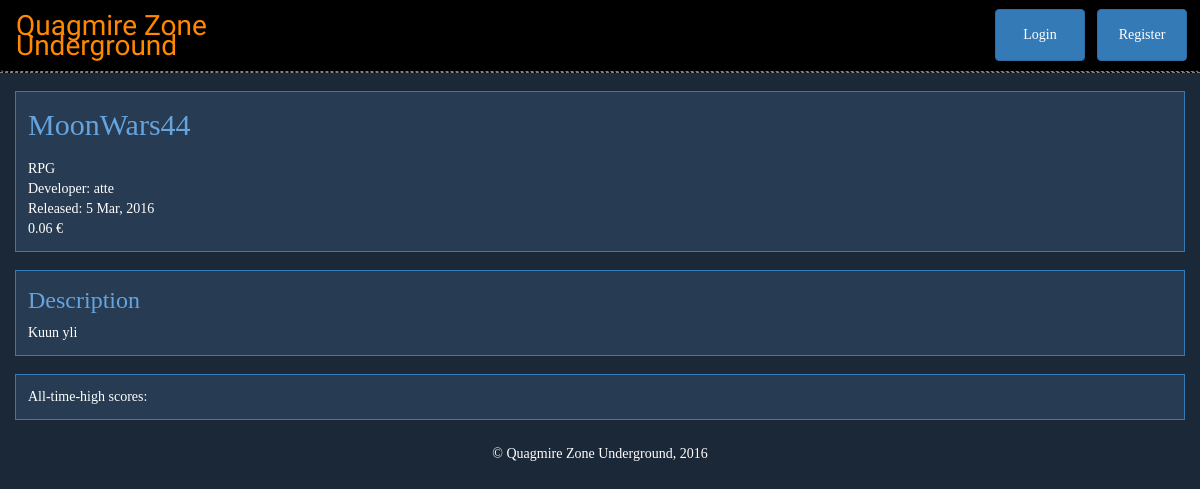
The page /game/e on the database its author committed.
### gamestore/models.py (models this page shows)
class Game(models.Model):
    name = models.CharField(max_length=80)
    URL = models.CharField(max_length=150, unique=True, validators=[URLAllowedChars])
    gameSource = models.URLField(max_length=300, unique=True)
    isPublic = models.BooleanField(default=False)
    genre = models.CharField(max_length=30, default=GENRE_UNSPECIFIED, choices=GAME_GENRES)
    description = models.TextField(blank=True) # TODO: Think about how to implement line feeds.
    image = models.URLField(blank=True)
    image2 = models.URLField(blank=True)
    developer = models.ForeignKey(
        User,
        on_delete=models.SET_NULL,
        null=True)
    price = models.DecimalField(max_digits=7, decimal_places=2, default=0)
    createDate = models.DateTimeField(auto_now_add=True, null=True)
    updateDate = models.DateTimeField(auto_now=True, null=True) # TODO: Not sure if works.

### gamestore/views.py (the view, shortened to what this page needs)
# urls.py: url(r'^game/([0-9a-zA-Z~.-_]+)$', views.gameView), # TODO: Change number to the name of the game
def gameView(request, view_URL):
    user = request.user
    game = get_object_or_404(Game, URL=view_URL)
    owned = False
    highscores = Highscore.objects.filter(game=game)
    players = User.objects.all()
    playerscores = []
    for player in players:
        personalscores = sorted(highscores.filter(user=player), key=lambda x: x.data.score)
        if len(personalscores) >= 1:
            playerscores.append(personalscores[0])
    pid = md5(('user: ' + str(user.id) + ', game: ' + str(game.id)).encode('ascii')).hexdigest()
    p_info = {}
    context = {'user': user, 'game': game, 'owned': owned, 'highscores': sorted(personalscores, key=lambda y: y.data.score), 'purchase_info': p_info}
    return render(request, 'game.html', context)

### gamestore/templates/game.html (shortened to what this page needs)
{% load staticfiles %}
<html>
    <head>
        <link rel="stylesheet" href="https://maxcdn.bootstrapcdn.com/bootstrap/3.3.6/css/bootstrap.min.css">
        <link rel="stylesheet" type="text/css" href="{% static 'quagmire.css' %}">
    </head>
    <body>
        <header>
            <nav class="navbar">
                <ul class="nav navbar-nav">
                    <li class="title"><a href="/">Quagmire Zone<br>Underground</a></li>
                </ul>
                <div class="navbar-collapse">
                    <ul class="nav navbar-nav navbar-right">
                        {% if user.is_authenticated %}
                            <li>
                                <a href="/user/{{ user.username }}" class="btn btn-primary navbar-btn">{{ user.username }}</a>
                            </li>
                            {% if user.userextension.isDeveloper %}
                                <li>
                                    <a href="/developer/{{ user.username }}" class="btn btn-success navbar-btn">Developer page</a>
                                </li>
                            {% endif %}
                            <li>
                                <a href="/logout" class="btn btn-link navbar-btn" role="button">Logout</a>
                            </li>
                        {% else %}
                            <li>
                                <a href="/login" class="btn btn-primary navbar-btn" role="button">Login</a>
                            </li>
                            <li>
                                <a href="/register" class="btn btn-primary navbar-btn" role="button">Register</a>
                            </li>
                        {% endif %}
                    </ul>
                </div>
            </nav>
        </header>
        <div class="container">
            <div class="row">
                <div class="generic">
                    <div class="name">{{ game.name }}</div><br>{{ game.genre }}<br>Developer: {{ game.developer }}<br>Released: {{ game.createDate|date:'j M, Y' }}<br>{{ game.price }} €
                </div>
                <div class="generic">
                    <div class="description">Description</div>{{ game.description }}
                </div>
                <div class="generic">
                    All-time-high scores:
                </div>
            </div>
        </div>
        <footer class="footer">&copy; Quagmire Zone Underground, 2016</footer>
    </body>
</html>

### gamestore/static/quagmire.css (style rules this page uses)
body { margin: 0; height: 100%; background: #1B2838; color: #FFFFFF; font-family: "Verdana"; }
header { width: 100%; background: #000000; border-bottom: 1px dashed gray; }
.navbar { margin-bottom: 0; border-bottom: 1px dashed gray; }
.title { text-decoration: none; font-family: "Nosifer"; font-size: 28px; }
.title a { color: #FF8800; }
@media (min-width: 768px) { .nav > li > a.btn { min-width: 90px; margin-right: 12px; } }
.generic { background-color: #273B52; border: 1px solid #337AB7; margin: 18px 0; padding: 12px; }
.name { font-size: 30px; color: #66A4DF; }
.description { font-size: 24px; color: #66A4DF; margin-bottom: 6px; }
footer { width: 100%; text-align: center; margin: 6px 0; }

### rows shown on the page
Game: name "MoonWars44", genre "RPG", developer "atte", createDate "5 Mar, 2016", price "0.06", description "Kuun yli"
